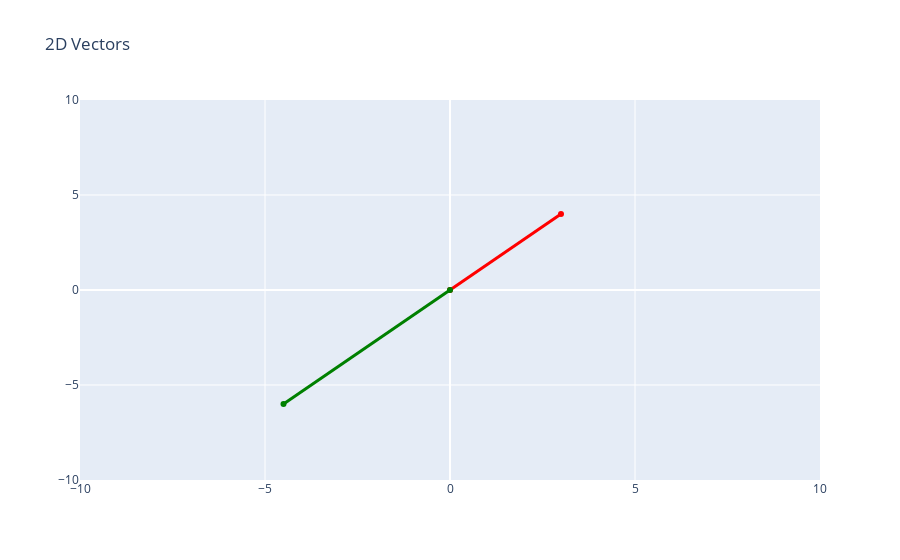

Write notebook code for a chart like this one.
### Code cell
# Define 2D vectors
vectors = [
    {"x": 0, "y": 0, "dx": 3, "dy": 4, "color": "red"},
    {"x": 0, "y": 0, "dx": -4.5, "dy": -6, "color": "green"}
]

# Create figure
fig = go.Figure()

# Add vectors as arrows
for vec in vectors:
    fig.add_trace(go.Scatter(
        x=[vec["x"], vec["x"] + vec["dx"]],
        y=[vec["y"], vec["y"] + vec["dy"]],
        mode="lines+markers",
        marker=dict(size=6),
        line=dict(width=3, color=vec["color"])
    ))

# Formatting
fig.update_layout(
    title="2D Vectors",
    xaxis=dict(range=[-10, 10], zeroline=True),
    yaxis=dict(range=[-10, 10], zeroline=True),
    showlegend=False
)

fig.show()

### Figure 1 — Plotly figure (JSON) as saved in the notebook; plotly's stock layout.template omitted (floating-point values rounded to 4 significant figures)
{"data": [{"line": {"color": "red", "width": 3}, "marker": {"size": 6}, "mode": "lines+markers", "type": "scatter", "x": [0, 3], "y": [0, 4]}, {"line": {"color": "green", "width": 3}, "marker": {"size": 6}, "mode": "lines+markers", "type": "scatter", "x": [0, -4.5], "y": [0, -6]}], "layout": {"showlegend": false, "title": {"text": "2D Vectors"}, "xaxis": {"range": [-10, 10], "zeroline": true}, "yaxis": {"range": [-10, 10], "zeroline": true}}}
